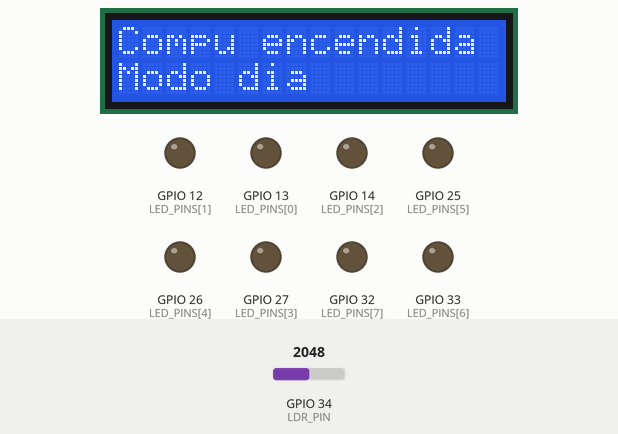
Bench run of a sketch on a simulated ESP32. Parts: 16×2 character LCD, output pins drawn as LEDs (lit = HIGH). The inputs (shaded band) are chosen by the test bench; at power-on: GPIO 34 (LDR_PIN) = 2048 (analog values on the 0–4095 scale). WiFi joins after 1.5 s; servers stay silent unless stated; no MQTT or app messages arrive unless stated.

Above: at 2.8 s.
2.9 s: GPIO 34 (LDR_PIN) set to 1246
4.4 s: GPIO 34 (LDR_PIN) set to 1150
At 5.4 s:
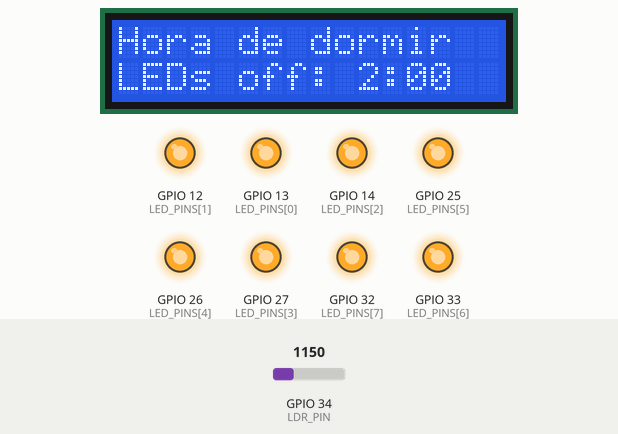
7.4 s: GPIO 34 (LDR_PIN) set to 1755
9.1 s: GPIO 34 (LDR_PIN) set to 1827
At 10.2 s:
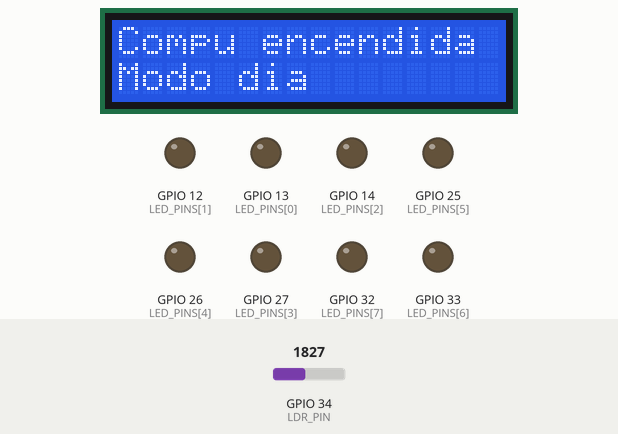
10.6 s: GPIO 34 (LDR_PIN) set to 1160
At 12.4 s:
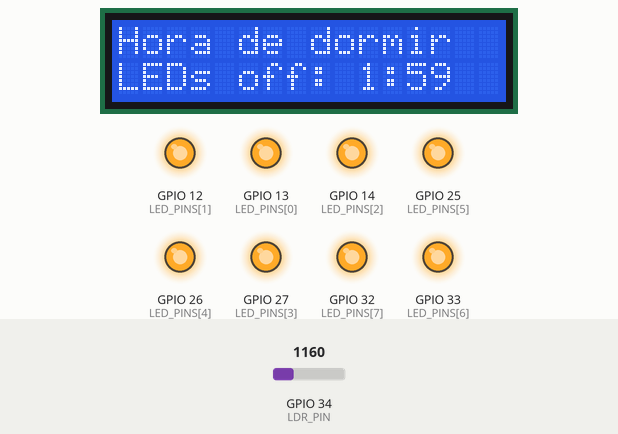
Timing chart, 0 to 13.9 s (numbered marks = the images above; inputs shaded):
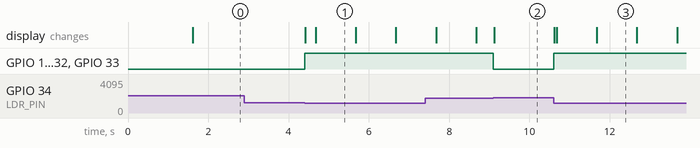

Measured:
- the behaviour switches between 1200 and 1199 on GPIO 34 (LDR_PIN) (found by bisection; images 0 and 1)
- the behaviour switches between 1800 and 1801 on GPIO 34 (LDR_PIN) (found by bisection; images 1 and 2)
- after the input at 2.9 s, every drawn part: stays the same
- after the input at 4.4 s, GPIO 12 (LED_PINS[1]), GPIO 13 (LED_PINS[0]), GPIO 14 (LED_PINS[2]), GPIO 25 (LED_PINS[5]), GPIO 26 (LED_PINS[4]), GPIO 27 (LED_PINS[3]), GPIO 32 (LED_PINS[7]), GPIO 33 (LED_PINS[6]): LOW → HIGH at once; the display: first changes at once (image 1 shows a later state)
- after the input at 9.1 s, GPIO 12 (LED_PINS[1]), GPIO 13 (LED_PINS[0]), GPIO 14 (LED_PINS[2]), GPIO 25 (LED_PINS[5]), GPIO 26 (LED_PINS[4]), GPIO 27 (LED_PINS[3]), GPIO 32 (LED_PINS[7]), GPIO 33 (LED_PINS[6]): HIGH → LOW at once; the display: changes at once (image 2)
- after the input at 10.6 s, GPIO 12 (LED_PINS[1]), GPIO 13 (LED_PINS[0]), GPIO 14 (LED_PINS[2]), GPIO 25 (LED_PINS[5]), GPIO 26 (LED_PINS[4]), GPIO 27 (LED_PINS[3]), GPIO 32 (LED_PINS[7]), GPIO 33 (LED_PINS[6]): LOW → HIGH at once; the display: first changes at once (image 3 shows a later state)
- what the display in image 1 shows lasts 1.0 s, from 4.7 s to 5.7 s

The sketch:

esp32_habitacion.ino
```cpp
// Habitación que regula la "tecnadicción": modo día / modo noche
// Librerías: PubSubClient (Nick O'Leary) y LiquidCrystal_I2C (Frank de Brabander)
//
// CONEXIONES
//  LDR:  3.3V -> LDR -> GPIO34 -> resistencia 10k -> GND
//  LCD I2C 16x2: VCC -> 5V (VIN), GND -> GND, SDA -> GPIO21, SCL -> GPIO22
//  LEDs: cada uno con resistencia de 220 ohm a GND, ánodos en los pines de LED_PINS

#include <WiFi.h>
#include <PubSubClient.h>
#include <Wire.h>
#include <LiquidCrystal_I2C.h>

const char* WIFI_SSID = "TU_WIFI";
const char* WIFI_PASS = "TU_CLAVE";

const char* MQTT_HOST = "broker.hivemq.com";
const int   MQTT_PORT = 1883;
const char* BASE = "mi-esp32-ab12cd34";   // IDÉNTICO al de index.html

// --- Hardware ---
const int LDR_PIN = 34;
const int LED_PINS[8] = {13, 12, 14, 27, 26, 25, 33, 32};
LiquidCrystal_I2C lcd(0x27, 16, 2);       // si no se ve nada, probá con 0x3F

// --- Ajustes ---
// Con el divisor de arriba: más luz = valor más alto (0 a 4095).
// Ajustá estos dos números mirando el valor "ldr" que muestra la página.
const int UMBRAL_OSCURO = 1200;           // por debajo -> noche
const int UMBRAL_CLARO  = 1800;           // por encima -> día (histéresis, evita parpadeos)
const unsigned long DURACION_LEDS_MS = 2UL * 60UL * 1000UL;   // 2 minutos

// --- Estado ---
enum Modo { DIA, NOCHE };
Modo modo = DIA;
bool ledsEncendidos = false;
unsigned long inicioNoche = 0;
unsigned long ultimoSegundo = 0;

String T_STATUS, T_ESTADO;
WiFiClient wifi;
PubSubClient mqtt(wifi);

void ponerLeds(bool on) {
  ledsEncendidos = on;
  for (int i = 0; i < 8; i++) digitalWrite(LED_PINS[i], on ? HIGH : LOW);
}

void mostrar(const char* l1, const char* l2) {
  lcd.clear();
  lcd.setCursor(0, 0); lcd.print(l1);
  lcd.setCursor(0, 1); lcd.print(l2);
}

void entrarModoDia() {
  modo = DIA;
  ponerLeds(false);
  mostrar("Compu encendida", "Modo dia");
}

void entrarModoNoche() {
  modo = NOCHE;
  inicioNoche = millis();
  ponerLeds(true);
  mostrar("Hora de dormir", "");
}

int segundosRestantes() {
  if (modo != NOCHE || !ledsEncendidos) return 0;
  unsigned long t = millis() - inicioNoche;
  if (t >= DURACION_LEDS_MS) return 0;
  return (DURACION_LEDS_MS - t + 999) / 1000;
}

void actualizarLinea2() {
  if (modo != NOCHE) return;
  char buf[17];
  if (ledsEncendidos) {
    int s = segundosRestantes();
    snprintf(buf, sizeof(buf), "LEDs off: %d:%02d ", s / 60, s % 60);
  } else {
    snprintf(buf, sizeof(buf), "LEDs apagados   ");
  }
  lcd.setCursor(0, 1);
  lcd.print(buf);
}

void publicarEstado(int ldr) {
  char json[120];
  snprintf(json, sizeof(json),
           "{\"modo\":\"%s\",\"ldr\":%d,\"leds\":%s,\"restante\":%d}",
           modo == DIA ? "dia" : "noche", ldr,
           ledsEncendidos ? "true" : "false", segundosRestantes());
  mqtt.publish(T_ESTADO.c_str(), json);
}

void conectarMQTT() {
  while (!mqtt.connected()) {
    String id = "esp32-hab-" + String((uint32_t)ESP.getEfuseMac(), HEX);
    if (mqtt.connect(id.c_str(), NULL, NULL, T_STATUS.c_str(), 1, true, "offline")) {
      mqtt.publish(T_STATUS.c_str(), "online", true);
    } else {
      delay(3000);
    }
  }
}

void setup() {
  for (int i = 0; i < 8; i++) pinMode(LED_PINS[i], OUTPUT);
  analogReadResolution(12);

  Wire.begin(21, 22);
  lcd.init();
  lcd.backlight();
  mostrar("Conectando WiFi", "");

  T_STATUS = String(BASE) + "/status";
  T_ESTADO = String(BASE) + "/estado";

  WiFi.begin(WIFI_SSID, WIFI_PASS);
  while (WiFi.status() != WL_CONNECTED) delay(500);
  mqtt.setServer(MQTT_HOST, MQTT_PORT);

  // Modo inicial según la luz actual
  int ldr = analogRead(LDR_PIN);
  if (ldr < UMBRAL_OSCURO) entrarModoNoche(); else entrarModoDia();
}

void loop() {
  if (WiFi.status() != WL_CONNECTED) { WiFi.reconnect(); delay(2000); }
  else {
    if (!mqtt.connected()) conectarMQTT();
    mqtt.loop();
  }

  int ldr = analogRead(LDR_PIN);

  // Cambio de modo con histéresis
  if (modo == DIA && ldr < UMBRAL_OSCURO) entrarModoNoche();
  else if (modo == NOCHE && ldr > UMBRAL_CLARO) entrarModoDia();

  // En modo noche, apagar los LEDs al cumplirse los 2 minutos
  if (modo == NOCHE && ledsEncendidos && millis() - inicioNoche >= DURACION_LEDS_MS) {
    ponerLeds(false);
  }

  // Una vez por segundo: refrescar LCD y publicar estado
  if (millis() - ultimoSegundo >= 1000) {
    ultimoSegundo = millis();
    actualizarLinea2();
    if (mqtt.connected()) publicarEstado(ldr);
  }
}
```
